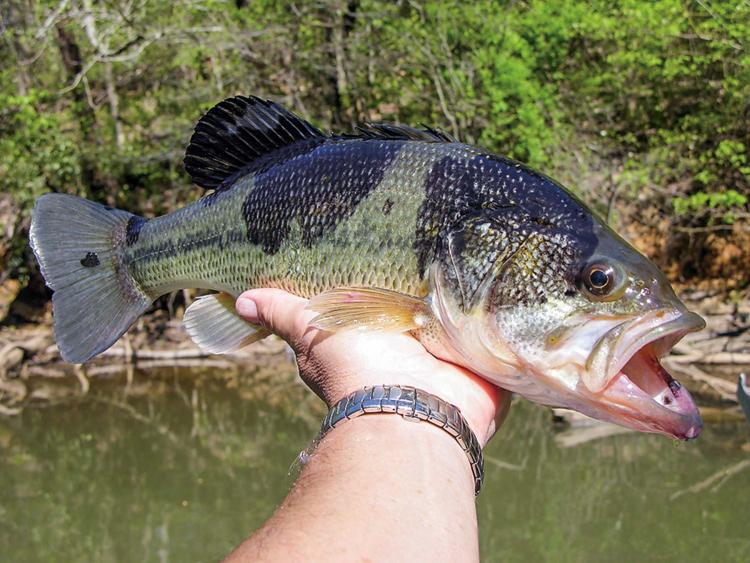
#> input picture Fish/_Train/Bass/bass_1.jpg, 750 x 563 px; its folder holds 4 pictures in this run
$ python tmp.py   (Python 2 division)
#> lines starting #> are read from the running program, lines starting #| are printed output that depends on the picture
### Fish/_Train/mnist_loader.py
#### Libraries
# Standard library
import cPickle
import gzip

# Third-party libraries
import numpy as np
from PIL import Image, ImageOps
import glob
import random


VALIDATION_SIZE = 100
TEST_SIZE = 100
fishNames = ['Bass', 'Catfish', 'Eel', 'Founder', 'Salmon', 'Shark', 'Trout', 'Tuna']


def load_data():
    """Return the MNIST data as a tuple containing the training data,
    the validation data, and the test data.
    The ``training_data`` is returned as a tuple with two entries.
    The first entry contains the actual training images.  This is a
    numpy ndarray with 50,000 entries.  Each entry is, in turn, a
    numpy ndarray with 784 values, representing the 28 * 28 = 784
    pixels in a single MNIST image.
    The second entry in the ``training_data`` tuple is a numpy ndarray
    containing 50,000 entries.  Those entries are just the digit
    values (0...9) for the corresponding images contained in the first
    entry of the tuple.
    The ``validation_data`` and ``test_data`` are similar, except
    each contains only 10,000 images.
    This is a nice data format, but for use in neural networks it's
    helpful to modify the format of the ``training_data`` a little.
    That's done in the wrapper function ``load_data_wrapper()``, see
    below.
    """
    #Create Usable Training Data
    image_list = []
    labels = []
    for fish in fishNames:
        path = fish + '/*.jpg'
        for filename in glob.glob(path):
            im=Image.open(filename)
#> im is the input picture: PIL image 750x563 RGB; mean R, G, B 123.2, 118.2, 92.3
            img = np.asarray(to_grayscale(im))
            image_list.append(img)
            labels.append(fish)

    #Create Validation Data
    val_imgs = []
    val_labels = []
    for i in range(VALIDATION_SIZE):
        inx = random.randint(0,len(image_list)-1)
        img = np.asarray(image_list.pop(inx))
        lab = labels.pop(inx)
        val_imgs.append(img)
        val_labels.append(fishNames.index(lab))

    #Create Test Data
    tst_imgs = []
    tst_labels = []
    for i in range(TEST_SIZE):
        inx = random.randint(0,len(image_list)-1)
        img = np.asarray(image_list.pop(inx))
        lab = labels.pop(inx)
        tst_imgs.append(img)
        tst_labels.append(fishNames.index(lab))


    training_data = (image_list, labels)
    validation_data = (val_imgs, val_labels)
    test_data = (tst_imgs, tst_labels)

	#debugging
    """print "TRAINING EXAMPLES ------------------------------------------------------"
    for x in range(len(image_list)):
        pic = to_grayscale(image_list[x])
        picArr = np.asarray(pic)
        print picArr, ' IS A ', labels[x]

    print "Validation EXAMPLES --++++++++++++++++++++++++++++++++++++++++++++++++--"
    for x in range(len(val_imgs)):
        pic = to_grayscale(val_imgs[x])
        print pic, ' IS A ', val_labels[x]

    print "Testing EXAMPLES --++++++++++++++++++++++++++++++++++++++++++++++++--"
    for x in range(len(tst_imgs)):
        pic = to_grayscale(tst_imgs[x])
        print pic, ' IS A ', tst_labels[x]"""

    '''print "Imgs? -  - - - - - - - -  -", str(len(image_list))
    print 'training_data[0] = ', training_data[0]
    print 'training_data[1] = ', training_data[1]
    print 'Validation_data[0] = ', validation_data[0]
    print 'Validation_data[1] = ', validation_data[1]
    print 'testing_data[0] = ', test_data[0]
    print 'testing_data[1] = ', test_data[1]'''
    return (training_data, validation_data, test_data)

def load_data_wrapper():
    """Return a tuple containing ``(training_data, validation_data,
    test_data)``. Based on ``load_data``, but the format is more
    convenient for use in our implementation of neural networks.
    In particular, ``training_data`` is a list containing 50,000
    2-tuples ``(x, y)``.  ``x`` is a 784-dimensional numpy.ndarray
    containing the input image.  ``y`` is a 10-dimensional
    numpy.ndarray representing the unit vector corresponding to the
    correct digit for ``x``.
    ``validation_data`` and ``test_data`` are lists containing 10,000
    2-tuples ``(x, y)``.  In each case, ``x`` is a 784-dimensional
    numpy.ndarry containing the input image, and ``y`` is the
    corresponding classification, i.e., the digit values (integers)
    corresponding to ``x``.
    Obviously, this means we're using slightly different formats for
    the training data and the validation / test data.  These formats
    turn out to be the most convenient for use in our neural network
    code."""
    tr_d, va_d, te_d = load_data()
    training_inputs = [np.reshape(x, (784, 1)) for x in tr_d[0]]
    training_results = [vectorized_result(y) for y in tr_d[1]]
    training_data = zip(training_inputs, training_results)
    validation_inputs = [np.reshape(x, (784, 1)) for x in va_d[0]]
    validation_data = zip(validation_inputs, va_d[1])
    test_inputs = [np.reshape(x, (784, 1)) for x in te_d[0]]
    test_data = zip(test_inputs, te_d[1])
    return (training_data, validation_data, test_data)

# [14 lines left out: function vectorized_result, not called in this run]


def to_grayscale(img):
    resized = img.resize((28,28),Image.BILINEAR)
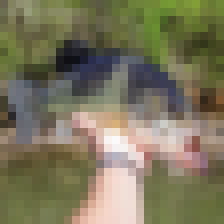
#> resized: PIL image 28x28 RGB (shown 8 times larger); mean R, G, B 123.2, 118.2, 92.2
    greypic = ImageOps.grayscale(resized)
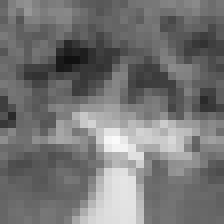
#> greypic: PIL image 28x28 L (shown 8 times larger); min 16, max 250, mean 116.7
    return greypic

### Fish/_Train/tmp.py
import mnist_loader
import Network

def main():
    training_data, validation_data, test_data = mnist_loader.load_data_wrapper()
#> the loop in load_data, `for i in range(VALIDATION_SIZE):` made 5 passes
#> pass 1, in load_data, `img = np.asarray(image_list.pop(inx))`:
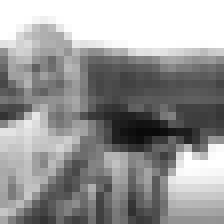
#> img: shape (28, 28) (shown 8 times larger); min 9, max 255, mean 152.5
#> pass 2, in load_data, `img = np.asarray(image_list.pop(inx))`:
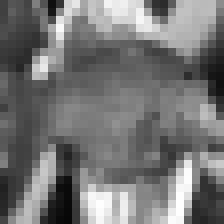
#> img: shape (28, 28) (shown 8 times larger); min 7, max 255, mean 116.6
    rates = [0.5, 1.0, 3.0, 5.0, 10.0, 30.0]
    batch = [2, 3, 4, 5, 6, 7, 8, 9, 10]
    for b in batch:
        for r in rates:
            net = Network.Network([784, 25, 8])
            avg = net.SGD(training_data, 50, b, r, test_data=test_data)
            print "Mini Batch Size ", b, "  Learning Rate  =  ", r, " -- AVERAGE CORRECT", avg
        print "\n"
if __name__ == "__main__":
#> (the run stopped early here; a loop or call above may not have finished)
